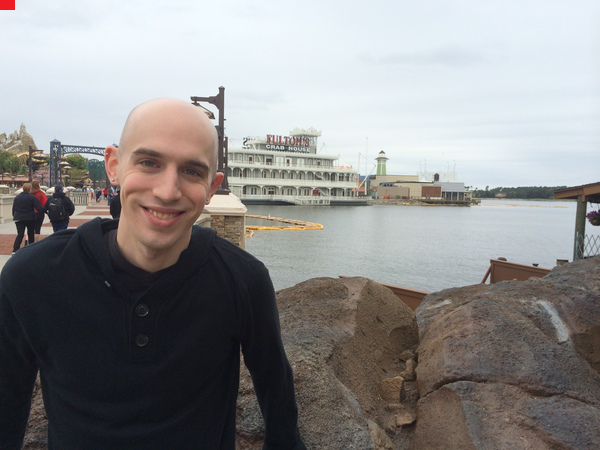
#> input picture OpenCV-101/opencv-getting-setting_02/adrian.png, 600 x 450 px
$ python opencv_getting_setting.py -i adrian.png
#> lines starting #> are read from the running program, lines starting #| are printed output that depends on the picture; after the words box and inside, x2 and y2 are one past the last pixel; in counts of white or black regions, pixels touching at a corner belong together
# use : $ python opencv_getting_setting.py -i adrian.png
# In OpenCV, pixels are accessed by their (x, y)-coordinates.

# import the necessary packages
import argparse
import cv2
import sys

print(f"Python ver = {sys.version}")


#-----------------------------------------
#         MAIN()
# construct the argument parser and parse the arguments
ap = argparse.ArgumentParser()
ap.add_argument("-i", "--image", type=str, default="adrian.png", help="path to the input image")
args = vars(ap.parse_args())

# load the image, in spatial dimensions (width and height),
image = cv2.imread(args["image"])
#> image is the input picture: shape (450, 600, 3); mean B, G, R 139.7, 140, 141

# read Properties
print(f"type = {type(image)}")                                            # <class 'numpy.ndarray'>
#| type = <class 'numpy.ndarray'>
print(f"item size = {image.itemsize}")                                    # item size = 1
#| item size = 1
print(f"shape = {image.shape}")                                           # = (450, 600, 3) --> (450=rows/height, 600=cols/width, 3=RGB/channels)  nota: 3 x c/8bits = 24bits color.
#| shape = (450, 600, 3)
print(f"ndim = {image.ndim}")                                             # ndim = 3
#| ndim = 3
print(f"tipo var = {image.dtype}")                                        # tipo var = uint8
#| tipo var = uint8

(h, w) = image.shape[:2] 																								  # image-->3D :. return Rows[0] & Row[1] :.  h=rowm, w=cols  :. es como sigue;
#> h = 450; w = 600
                                                                          #  h = image.shape[0].....450
                                                                          #  w = image.shape[1].....600
print(f"Pixel at (0, 0) - height: {h}, width: {w}")											  # Pixel at (0, 0) - height: 450, width: 600
#| Pixel at (0, 0) - height: 450, width: 600
cv2.imshow("Original", image)																						  # and then display the original image to our screen

# images are simply NumPy arrays -- with the origin (0, 0) located at
# the top-left of the image
print("image[0, 0]=", image[0, 0])
#| image[0, 0]= [ 36  28 237]
(b, g, r) = image[0, 0]																										# image[0, 0]= [246 240 233] :.
#> b = 36; g = 28; r = 237
print(f"Read Pixel at (0, 0) - Red: {r}, Green: {g}, Blue: {b}")					# Pixel at (0, 0) - Red: 233, Green: 240, Blue: 246
#| Read Pixel at (0, 0) - Red: 237, Green: 28, Blue: 36


# access the pixel located at x=50, y=20 :. x=Cols / y=Rows
(b, g, r) = image[20, 50]
#> b = 245; g = 238; r = 229
print(f"Read Pixel at (50, 20) - Red: {r}, Green: {g}, Blue: {b}")        #  Red: 229, Green: 238, Blue: 245
#| Read Pixel at (50, 20) - Red: 229, Green: 238, Blue: 245

# update the pixel at (50, 20) and set it to red
#                B  G   R ------>  RGB(estandar pero en progrmacion BGR)
image[20, 50] = (0, 0, 255)
#> image: shape (450, 600, 3); under 0.01% of pixels changed, all inside (x1, y1, x2, y2) = (50, 20, 51, 21)
(b, g, r) = image[20, 50]
#> b = 0; g = 0; r = 255
print(f"Set Pixel at (50, 20) - Red: {r}, Green: {g}, Blue: {b}")
#| Set Pixel at (50, 20) - Red: 255, Green: 0, Blue: 0

# compute the center of the image, which is simply the width and height
# divided by two
(cX, cY) = (w // 2, h // 2)
#> cX = 300; cY = 225

# since we are using NumPy arrays, we can apply array slicing to grab
# large chunks/regions of interest from the image -- here we grab the
# top-left corner of the image
tl = image[0:cY, 0:cX]
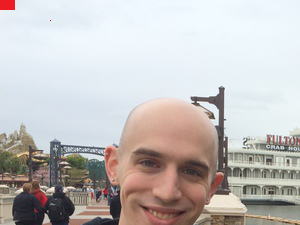
#> tl: shape (225, 300, 3); mean B, G, R 189.7, 190.8, 194.5
cv2.imshow("Top-Left Corner", tl)

# in a similar fashion, we can crop the top-right, bottom-right, and
# bottom-left corners of the image and then display them to our
# screen
tr = image[0:cY, cX:w]
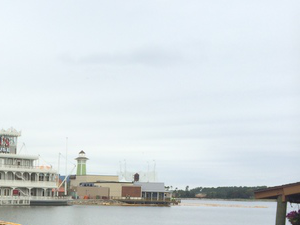
#> tr: shape (225, 300, 3); mean B, G, R 223.7, 220.3, 212.6
br = image[cY:h, cX:w]
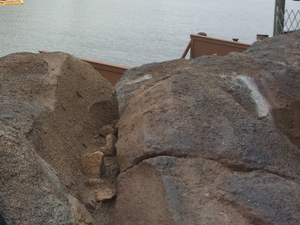
#> br: shape (225, 300, 3); mean B, G, R 101.8, 108, 115.1
bl = image[cY:h, 0:cX]
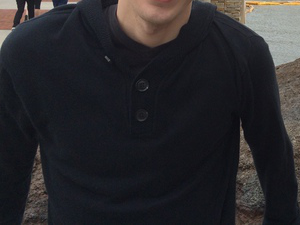
#> bl: shape (225, 300, 3); mean B, G, R 43.7, 40.7, 41.7
cv2.imshow("Top-Right Corner", tr)
cv2.imshow("Bottom-Right Corner", br)
cv2.imshow("Bottom-Left Corner", bl)

# set the top-left corner of the original image to be green
#                     B  G   R ------>  RGB(estandar pero en progrmacion BGR)
image[0:cY, 0:cX] = (0, 255, 0)
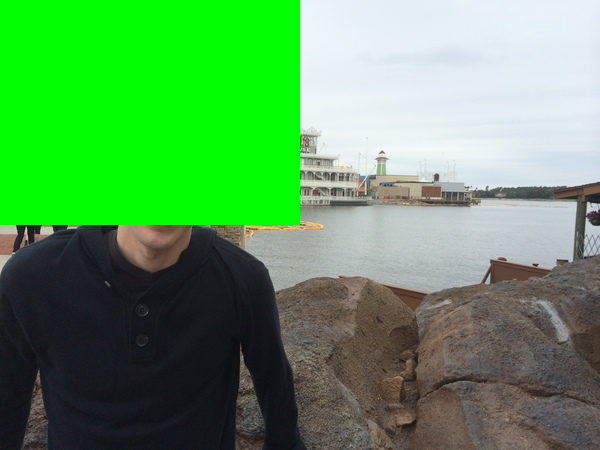
#> image: shape (450, 600, 3); mean B, G, R 92.3, 156, 92.4

# Show our updated image
cv2.imshow("Updated", image)


cv2.waitKey(0)
